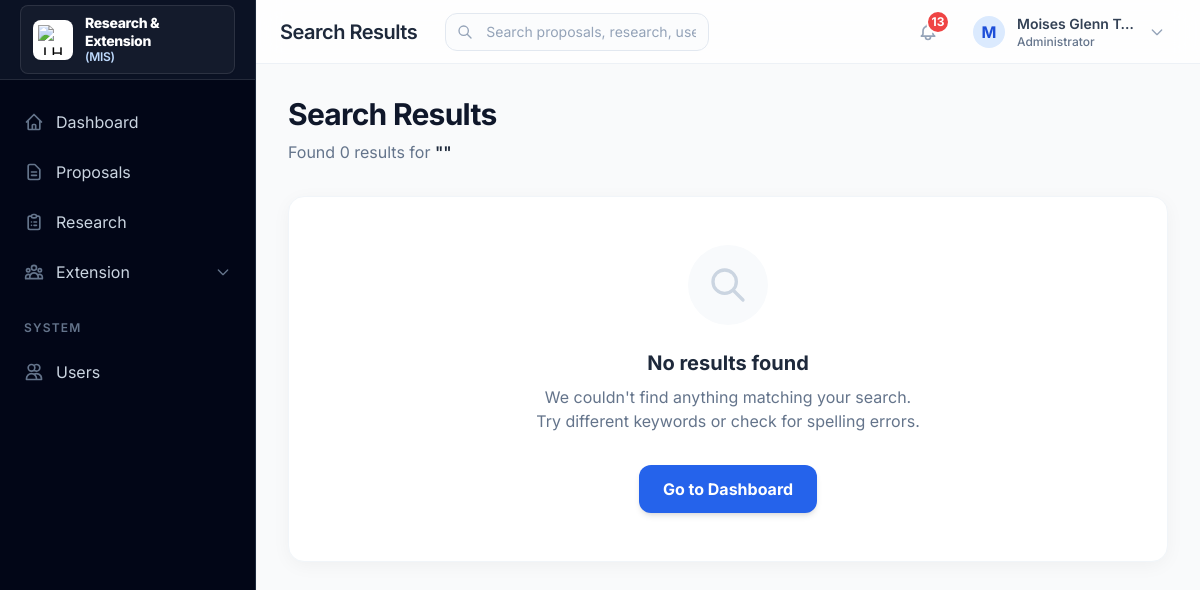
Screenshot of /search/ (signed in) with the database file from the repository.
### users/models.py (models this page shows, shortened)
class CustomUser(AbstractUser):
    ROLE_CHOICES = UserRole.choices
    DEPARTMENT_CHOICES = Department.choices
    role = models.CharField(
        max_length=20,
        choices=UserRole.choices,
        default=UserRole.FACULTY
    )
    employee_id = models.CharField(max_length=50, blank=True)
    department = models.CharField(
        max_length=100,
        choices=Department.choices,
        blank=True
    )
    phone = models.CharField(max_length=20, blank=True)
    created_at = models.DateTimeField(auto_now_add=True)
    updated_at = models.DateTimeField(auto_now=True)
    class Meta:
        verbose_name = 'User'
        verbose_name_plural = 'Users'
    @property
    def is_admin(self):
        return self.role == UserRole.ADMIN or self.is_superuser
    @property
    def is_research_staff(self):
        return self.role == UserRole.RESEARCH_STAFF
    @property
    def is_extension_staff(self):
        return self.role == UserRole.EXTENSION_STAFF

### core/views.py (the view, shortened to what this page needs)
# urls.py: path('search/', global_search, name='global_search'),
@login_required
def global_search(request):
    query = request.GET.get('q', '').strip()
    results = {
        'proposals': [],
        'research': [],
        'extensions': [],
        'users': [],
    }
    total_count = sum(len(v) for v in results.values())
    context = {
        'query': query,
        'results': results,
        'total_count': total_count,
    }
    return render(request, 'core/search_results.html', context)

### core/context_processors.py (called while the page is built, shortened)
def user_notifications(request):
    notifications = []
    unread_count = 0
    if request.user.is_authenticated:
        user = request.user
        if user.is_admin:
            pending_count = Proposal.objects.filter(status=ProposalStatus.PENDING).count()
            if pending_count > 0:
                notifications.append({
                    'title': 'Pending Proposals',
                    'message': f'There are {pending_count} proposals waiting for your review.',
                    'url': '/proposals/?status=PENDING',
                    'icon': 'document-text',
                    'color': 'amber'
                })
                unread_count += pending_count
    return {
        'user_notifications': notifications,
        'notification_count': unread_count,
    }

### templates/core/search_results.html (shortened to what this page needs)
{% extends 'base.html' %}
{% block page_title %}Search Results{% endblock %}
{% block content %}
<div class="max-w-6xl mx-auto">
    <div class="mb-8">
        <h1 class="text-3xl font-bold text-slate-900 tracking-tight">Search Results</h1>
        <p class="text-slate-500 mt-2">
            Found {{ total_count }} result{{ total_count|pluralize }} for <span class="font-semibold text-slate-800">"{{ query }}"</span>
        </p>
    </div>
    {% if total_count == 0 %}
    <div class="bg-white rounded-2xl shadow-soft border border-slate-100 p-12 text-center">
        <div class="w-20 h-20 bg-slate-50 text-slate-300 rounded-full flex items-center justify-center mx-auto mb-6">
            <svg class="w-10 h-10" fill="none" stroke="currentColor" viewBox="0 0 24 24"><path stroke-linecap="round" stroke-linejoin="round" stroke-width="2" d="M21 21l-6-6m2-5a7 7 0 11-14 0 7 7 0 0114 0z"></path></svg>
        </div>
        <h3 class="text-xl font-bold text-slate-800">No results found</h3>
        <p class="text-slate-500 mt-2 max-w-sm mx-auto">We couldn't find anything matching your search. Try different keywords or check for spelling errors.</p>
        <div class="mt-8">
            <a href="{% url 'dashboard' %}" class="inline-flex items-center px-6 py-3 bg-blue-600 text-white font-bold rounded-xl shadow-md hover:bg-blue-700 transition-all">
                Go to Dashboard
            </a>
        </div>
    </div>
    {% endif %}
</div>
{% endblock %}

### templates/base.html (shortened to what this page needs)
{% load static %}
<!DOCTYPE html>
<html lang="en">
<head>
    <script src="https://cdn.tailwindcss.com"></script>
</head>
<body class="bg-gray-50" x-data="{ sidebarOpen: false }">
    {% if user.is_authenticated %}
    <div class="flex h-screen">
        <aside data-sidebar-variant="executive-clean"
            :class="sidebarOpen ? 'translate-x-0 shadow-2xl' : '-translate-x-full'"
            class="fixed inset-y-0 left-0 z-50 w-64 bg-slate-950 border-r border-slate-800 transform transition-transform duration-300 ease-in-out lg:relative lg:translate-x-0 lg:shadow-sm flex flex-col"
        >
            <div class="flex items-center justify-between h-20 px-5 border-b border-white/10 bg-slate-900/70">
                <div class="flex items-center gap-3 min-w-0 rounded-lg border border-white/10 bg-white/[0.04] px-3 py-2 shadow-sm">
                    <div class="w-10 h-10 rounded-lg bg-white border border-white/20 shadow-sm p-1 flex items-center justify-center shrink-0 overflow-hidden">
                        <img src="{% static 'images/jh_logo.png' %}" alt="J.H. Cerilles State College logo" class="w-full h-full object-contain">
                    </div>
                    <h1 class="text-sm font-extrabold text-white leading-tight tracking-tight">
                        Research &amp; Extension
                        <span class="block text-xs font-semibold text-blue-200">(MIS)</span>
                    </h1>
                </div>
            </div>
            <nav class="flex-1 mt-5 px-3 space-y-1.5">
                {% block sidebar %}
                <a href="{% url 'dashboard' %}" class="flex items-center px-3 py-2.5 rounded-lg transition-all duration-200 group {% if request.resolver_match.url_name == 'dashboard' %}bg-white/10 text-white shadow-sm ring-1 ring-white/10 font-semibold border-l-2 border-blue-400{% else %}text-slate-300 hover:bg-white/[0.06] hover:text-white{% endif %}">
                    <svg class="w-5 h-5 mr-3 transition-colors {% if request.resolver_match.url_name == 'dashboard' %}text-blue-200{% else %}text-slate-500 group-hover:text-blue-200{% endif %}" fill="none" stroke="currentColor" viewBox="0 0 24 24">
                        <path stroke-linecap="round" stroke-linejoin="round" stroke-width="2" d="M3 12l2-2m0 0l7-7 7 7M5 10v10a1 1 0 001 1h3m10-11l2 2m-2-2v10a1 1 0 01-1 1h-3m-6 0a1 1 0 001-1v-4a1 1 0 011-1h2a1 1 0 011 1v4a1 1 0 001 1m-6 0h6"></path>
                    </svg>
                    Dashboard
                </a>
                <a href="{% url 'proposal_list' %}" class="flex items-center px-3 py-2.5 mt-1 rounded-lg transition-all duration-200 group {% if 'proposal' in request.resolver_match.url_name %}bg-white/10 text-white shadow-sm ring-1 ring-white/10 font-semibold border-l-2 border-blue-400{% else %}text-slate-300 hover:bg-white/[0.06] hover:text-white{% endif %}">
                    <svg class="w-5 h-5 mr-3 transition-colors {% if 'proposal' in request.resolver_match.url_name %}text-blue-200{% else %}text-slate-500 group-hover:text-blue-200{% endif %}" fill="none" stroke="currentColor" viewBox="0 0 24 24">
                        <path stroke-linecap="round" stroke-linejoin="round" stroke-width="2" d="M9 12h6m-6 4h6m2 5H7a2 2 0 01-2-2V5a2 2 0 012-2h5.586a1 1 0 01.707.293l5.414 5.414a1 1 0 01.293.707V19a2 2 0 01-2 2z"></path>
                    </svg>
                    Proposals
                </a>
                {% if user.is_research_staff or user.is_admin or user.is_faculty %}
                <a href="{% url 'research_list' %}" class="flex items-center px-3 py-2.5 mt-1 rounded-lg transition-all duration-200 group {% if 'research' in request.resolver_match.url_name or '/research/' in request.path %}bg-white/10 text-white shadow-sm ring-1 ring-white/10 font-semibold border-l-2 border-blue-400{% else %}text-slate-300 hover:bg-white/[0.06] hover:text-white{% endif %}">
                    <svg class="w-5 h-5 mr-3 transition-colors {% if 'research' in request.resolver_match.url_name or '/research/' in request.path %}text-blue-200{% else %}text-slate-500 group-hover:text-blue-200{% endif %}" fill="none" stroke="currentColor" viewBox="0 0 24 24">
                        <path stroke-linecap="round" stroke-linejoin="round" stroke-width="2" d="M9 5H7a2 2 0 00-2 2v12a2 2 0 002 2h10a2 2 0 002-2V7a2 2 0 00-2-2h-2M9 5a2 2 0 002 2h2a2 2 0 002-2M9 5a2 2 0 012-2h2a2 2 0 012 2m-3 7h3m-3 4h3m-6-4h.01M9 16h.01"></path>
                    </svg>
                    Research
                </a>
                {% endif %}
                {% if user.is_extension_staff or user.is_admin or user.is_faculty %}
                <div x-data="{ open: {% if 'extension' in request.resolver_match.url_name or 'quarterly_reports' in request.resolver_match.url_name or '/extension/' in request.path %}true{% else %}false{% endif %} }" class="mt-1">
                    <button @click="open = !open" class="w-full flex items-center justify-between px-3 py-2.5 rounded-lg transition-all duration-200 group {% if 'extension' in request.resolver_match.url_name or 'quarterly_reports' in request.resolver_match.url_name or '/extension/' in request.path %}bg-white/10 text-white shadow-sm ring-1 ring-white/10 font-semibold border-l-2 border-blue-400{% else %}text-slate-300 hover:bg-white/[0.06] hover:text-white{% endif %}">
                        <div class="flex items-center">
                            <svg class="w-5 h-5 mr-3 transition-colors {% if 'extension' in request.resolver_match.url_name or 'quarterly_reports' in request.resolver_match.url_name or '/extension/' in request.path %}text-blue-200{% else %}text-slate-500 group-hover:text-blue-200{% endif %}" fill="none" stroke="currentColor" viewBox="0 0 24 24">
                                <path stroke-linecap="round" stroke-linejoin="round" stroke-width="2" d="M17 20h5v-2a3 3 0 00-5.356-1.857M17 20H7m10 0v-2c0-.656-.126-1.283-.356-1.857M7 20H2v-2a3 3 0 015.356-1.857M7 20v-2c0-.656.126-1.283.356-1.857m0 0a5.002 5.002 0 019.288 0M15 7a3 3 0 11-6 0 3 3 0 016 0zm6 3a2 2 0 11-4 0 2 2 0 014 0zM7 10a2 2 0 11-4 0 2 2 0 014 0z"></path>
                            </svg>
                            Extension
                        </div>
                        <svg class="w-4 h-4 text-slate-500 transition-transform duration-200" :class="{'rotate-180': open}" fill="none" stroke="currentColor" viewBox="0 0 24 24"><path stroke-linecap="round" stroke-linejoin="round" stroke-width="2" d="M19 9l-7 7-7-7"></path></svg>
                    </button>
                </div>
                {% endif %}
                {% if user.is_admin %}
                <div class="pt-5 pb-2">
                    <h3 class="px-3 text-xs font-semibold text-slate-500 uppercase tracking-widest">System</h3>
                </div>
                <a href="{% url 'user_management' %}" class="flex items-center px-3 py-2.5 mt-1 rounded-lg transition-all duration-200 group {% if 'user' in request.resolver_match.url_name %}bg-white/10 text-white shadow-sm ring-1 ring-white/10 font-semibold border-l-2 border-blue-400{% else %}text-slate-300 hover:bg-white/[0.06] hover:text-white{% endif %}">
                    <svg class="w-5 h-5 mr-3 transition-colors {% if 'user' in request.resolver_match.url_name %}text-blue-200{% else %}text-slate-500 group-hover:text-blue-200{% endif %}" fill="none" stroke="currentColor" viewBox="0 0 24 24">
                        <path stroke-linecap="round" stroke-linejoin="round" stroke-width="2" d="M12 4.354a4 4 0 110 5.292M15 21H3v-1a6 6 0 0112 0v1zm0 0h6v-1a6 6 0 00-9-5.197M13 7a4 4 0 11-8 0 4 4 0 018 0z"></path>
                    </svg>
                    Users
                </a>
                {% endif %}
                {% endblock %}
            </nav>
        </aside>
        <div class="flex-1 flex flex-col min-w-0">
            <header class="bg-white/80 backdrop-blur-md border-b border-slate-200/60 sticky top-0 z-30 h-16 flex flex-col justify-center">
                <div class="flex items-center justify-between px-4 sm:px-6">
                    <div class="flex items-center gap-3">
                        <h2 class="text-xl font-semibold text-slate-800 tracking-tight hidden lg:block leading-none">{% block page_title %}Dashboard{% endblock %}</h2>
                        <div class="hidden md:flex flex-1 max-w-md ml-4">
                            <form action="{% url 'global_search' %}" method="GET" class="w-full relative group">
                                <div class="absolute inset-y-0 left-0 pl-3 flex items-center pointer-events-none">
                                    <svg class="w-4 h-4 text-slate-400 group-focus-within:text-blue-500 transition-colors" fill="none" stroke="currentColor" viewBox="0 0 24 24"><path stroke-linecap="round" stroke-linejoin="round" stroke-width="2" d="M21 21l-6-6m2-5a7 7 0 11-14 0 7 7 0 0114 0z"></path></svg>
                                </div>
                                <input type="text" name="q" placeholder="Search proposals, research, users..."
                                       class="block w-full pl-10 pr-3 py-2 border border-slate-200 rounded-xl bg-slate-50/50 text-sm placeholder-slate-400 focus:outline-none focus:ring-2 focus:ring-blue-500/20 focus:border-blue-500 focus:bg-white transition-all">
                            </form>
                        </div>
                    </div>
                    <div class="flex items-center gap-4">
                        <div class="relative" x-data="{ notifyOpen: false }">
                            <button @click="notifyOpen = !notifyOpen" @click.away="notifyOpen = false" class="p-2 text-slate-400 hover:text-blue-600 hover:bg-blue-50 rounded-full transition-colors relative focus:outline-none">
                                {% if notification_count > 0 %}
                                <span class="absolute -top-1 -right-1 min-w-6 h-6 bg-red-500 text-white text-xs font-bold rounded-full border-2 border-white flex items-center justify-center leading-none">
                                    {% if notification_count > 99 %}99+{% else %}{{ notification_count }}{% endif %}
                                </span>
                                {% endif %}
                            </button>
                        </div>
                        <div class="relative" x-data="{ dropdownOpen: false }">
                            <button @click="dropdownOpen = !dropdownOpen" @click.away="dropdownOpen = false" class="flex items-center gap-2 hover:bg-slate-50 py-1.5 px-2.5 rounded-xl transition-colors border border-transparent hover:border-slate-200 focus:outline-none">
                                <div class="w-8 h-8 rounded-full bg-blue-100 text-blue-700 font-bold flex items-center justify-center flex-shrink-0">
                                    {{ user.get_full_name|default:user.username|make_list|first|upper }}
                                </div>
                                <div class="hidden md:flex flex-col items-start overflow-hidden text-left pl-1">
                                    <span class="text-sm font-semibold text-slate-700 truncate max-w-[120px]">{{ user.get_full_name|default:user.username }}</span>
                                    <span class="text-xs text-slate-500 font-medium">{{ user.get_role_display|default:'User' }}</span>
                                </div>
                                <svg class="w-4 h-4 text-slate-400 hidden sm:block ml-1" fill="none" stroke="currentColor" viewBox="0 0 24 24">
                                    <path stroke-linecap="round" stroke-linejoin="round" stroke-width="2" d="M19 9l-7 7-7-7"></path>
                                </svg>
                            </button>
                        </div>
                    </div>
                </div>
            </header>
            <main class="flex-1 overflow-x-hidden overflow-y-auto p-4 sm:p-6 lg:p-8">
                <div class="max-w-7xl mx-auto">
                    {% block content %}{% endblock %}
                </div>
            </main>
        </div>
    </div>
    {% else %}
    <div class="min-h-screen flex flex-col justify-center bg-slate-50">
        {% block login_content %}{% endblock %}
    </div>
    {% endif %}
</body>
</html>

### templates/base.html (style rules this page uses)
body { font-family: 'Inter', sans-serif; }

### rows the page displays
CustomUser: get_full_name|make_list "M", get_full_name "Moises Glenn T…", role "Administrator"

### other values shown
{{ notification_count }} "13"
{{ total_count }} "0"
